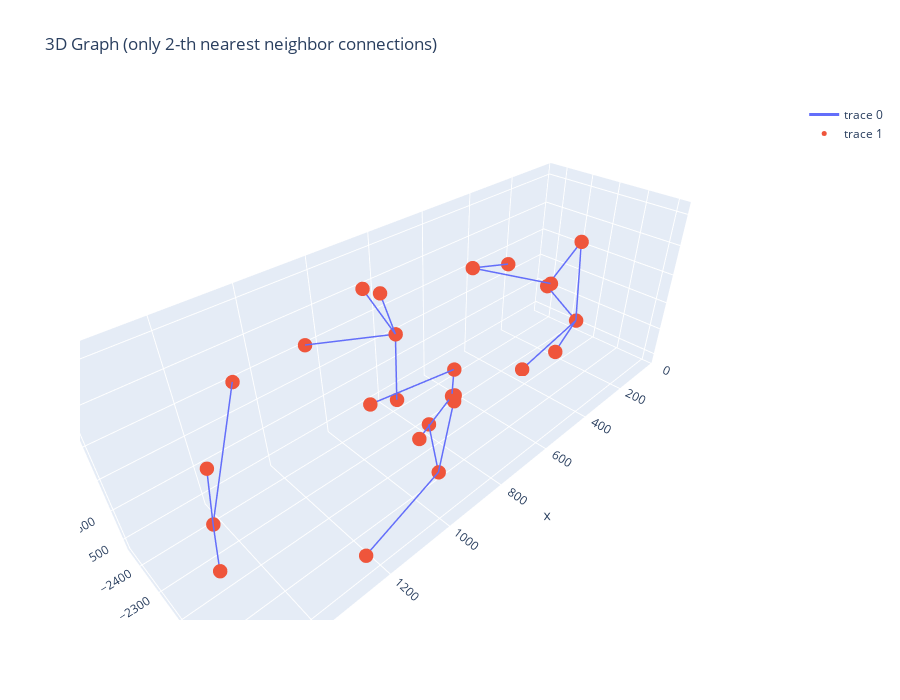

Notebook source saved alongside this figure:
### Code cell
import numpy as np
from sklearn.neighbors import NearestNeighbors
import plotly.graph_objects as go

def plot_kth_neighbor_graph(points, k):
    """
    Build and display an interactive 3D graph where each point
    connects ONLY to its k-th nearest neighbor.

    points : (N, 3) numpy array of 3D coordinates
    k      : integer, which neighbor index to connect (1 = nearest)
    """

    points = np.asarray(points)
    N = points.shape[0]

    # --- Compute k-nearest neighbors ---
    nbrs = NearestNeighbors(n_neighbors=k+1).fit(points)
    distances, indices = nbrs.kneighbors(points)

    # Each row: [self, 1st NN, 2nd NN, ..., kth NN]
    kth_neighbors = indices[:, k]  # extract only the k-th neighbor

    # Build edge coordinate lists
    edge_x = []
    edge_y = []
    edge_z = []

    for i in range(N):
        p1 = points[i]
        p2 = points[kth_neighbors[i]]
        edge_x += [p1[0], p2[0], None]
        edge_y += [p1[1], p2[1], None]
        edge_z += [p1[2], p2[2], None]

    # --- Build interactive Plotly figure ---
    fig = go.Figure()

    # Edges
    fig.add_trace(go.Scatter3d(
        x=edge_x, y=edge_y, z=edge_z,
        mode="lines",
        line=dict(width=3),
        hoverinfo="none"
    ))

    # Nodes
    fig.add_trace(go.Scatter3d(
        x=points[:,0], y=points[:,1], z=points[:,2],
        mode="markers",
        marker=dict(size=5),
        hoverinfo="text",
        text=[f"Point {i}" for i in range(N)]
    ))

    fig.update_layout(
        title=f"3D Graph (only {k}-th nearest neighbor connections)",
        scene=dict(aspectmode="data"),
        width=900,
        height=700
    )

    fig.show()


# ------------------------------
# Example usage:
# ------------------------------

if __name__ == "__main__":
    np.random.seed(0)
    pts = np.random.rand(200, 3)

    plot_kth_neighbor_graph(source_pc, k=2)

### Figure 1 — Plotly figure (JSON) as saved in the notebook; plotly's stock layout.template omitted (floating-point values rounded to 4 significant figures)
{"data": [{"hoverinfo": "none", "line": {"width": 3}, "mode": "lines", "type": "scatter3d", "x": [1558.0, 1485.0, null, 1486.0, 1485.0, null, 1485.0, 1558.0, null, 1109.0, 932.3, null, 1051.0, 920.8, null, 1250.0, 962.1, null, 962.1, 901.8, null, 919.0, 901.8, null, 932.3, 920.8, null, 911.2, 989.2, null, 1265.0, 1485.0, null, 1046.0, 911.2, null, 921.4, 911.2, null, 989.2, 911.2, null, 901.8, 919.0, null, 883.3, 962.1, null, 907.2, 911.2, null, 920.8, 901.8, null, 377.0, 568.0, null, 361.3, 94.46, null, 246.4, 94.46, null, 94.46, 80.62, null, 568.0, 377.0, null, 388.2, 568.0, null, 80.62, 43.08, null, 43.08, 94.46, null], "y": [-1979.0, -2176.0, null, -2117.0, -2176.0, null, -2176.0, -1979.0, null, -2111.0, -2023.0, null, -2016.0, -2040.0, null, -1985.0, -2042.0, null, -2042.0, -2050.0, null, -2033.0, -2050.0, null, -2023.0, -2040.0, null, -2245.0, -2263.0, null, -2441.0, -2176.0, null, -2453.0, -2245.0, null, -2284.0, -2245.0, null, -2263.0, -2245.0, null, -2050.0, -2033.0, null, -2157, -2042.0, null, -2255.0, -2245.0, null, -2040.0, -2050.0, null, -2160.0, -2299.0, null, -2243.0, -2224.0, null, -2196.0, -2224.0, null, -2224.0, -2369.0, null, -2299.0, -2160.0, null, -2313.0, -2299.0, null, -2369.0, -2278.0, null, -2278.0, -2224.0, null], "z": [804.4, 698.6, null, 900.9, 698.6, null, 698.6, 804.4, null, 836, 886.0, null, 757.5, 794.1, null, 556.7, 569.7, null, 569.7, 761.7, null, 799.1, 761.7, null, 886.0, 794.1, null, 869.6, 1021.0, null, 805.0, 698.6, null, 801.8, 869.6, null, 974.2, 869.6, null, 1021.0, 869.6, null, 761.7, 799.1, null, 610.4, 569.7, null, 651.9, 869.6, null, 794.1, 761.7, null, 840.3, 909.7, null, 478.5, 562.4, null, 516.6, 562.4, null, 562.4, 637.8, null, 909.7, 840.3, null, 853.1, 909.7, null, 637.8, 826.4, null, 826.4, 562.4, null]}, {"hoverinfo": "text", "marker": {"size": 5}, "mode": "markers", "text": ["Point 0", "Point 1", "Point 2", "Point 3", "Point 4", "Point 5", "Point 6", "Point 7", "Point 8", "Point 9", "Point 10", "Point 11", "Point 12", "Point 13", "Point 14", "Point 15", "Point 16", "Point 17", "Point 18", "Point 19", "Point 20", "Point 21", "Point 22", "Point 23", "Point 24", "Point 25"], "type": "scatter3d", "x": [1558.0, 1486.0, 1485.0, 1109.0, 1051.0, 1250.0, 962.1, 919.0, 932.3, 911.2, 1265.0, 1046.0, 921.4, 989.2, 901.8, 883.3, 907.2, 920.8, 377.0, 361.3, 246.4, 94.46, 568.0, 388.2, 80.62, 43.08], "y": [-1979.0, -2117.0, -2176.0, -2111.0, -2016.0, -1985.0, -2042.0, -2033.0, -2023.0, -2245.0, -2441.0, -2453.0, -2284.0, -2263.0, -2050.0, -2157, -2255.0, -2040.0, -2160.0, -2243.0, -2196.0, -2224.0, -2299.0, -2313.0, -2369.0, -2278.0], "z": [804.4, 900.9, 698.6, 836, 757.5, 556.7, 569.7, 799.1, 886.0, 869.6, 805.0, 801.8, 974.2, 1021.0, 761.7, 610.4, 651.9, 794.1, 840.3, 478.5, 516.6, 562.4, 909.7, 853.1, 637.8, 826.4]}], "layout": {"height": 700, "scene": {"aspectmode": "data"}, "title": {"text": "3D Graph (only 2-th nearest neighbor connections)"}, "width": 900}}
